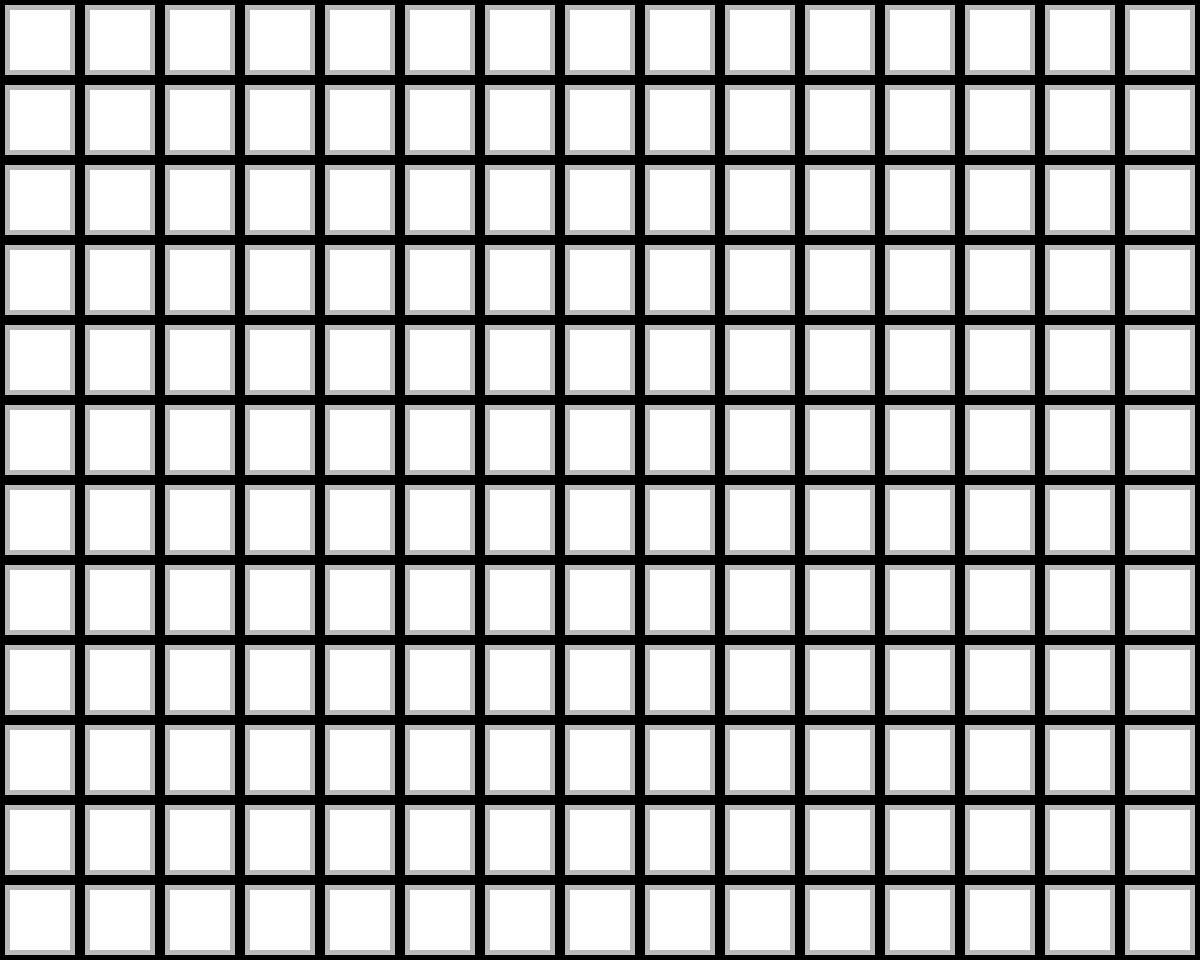
Frame 1 (no input)
Frame 60 (no input): identical to frame 1, image omitted
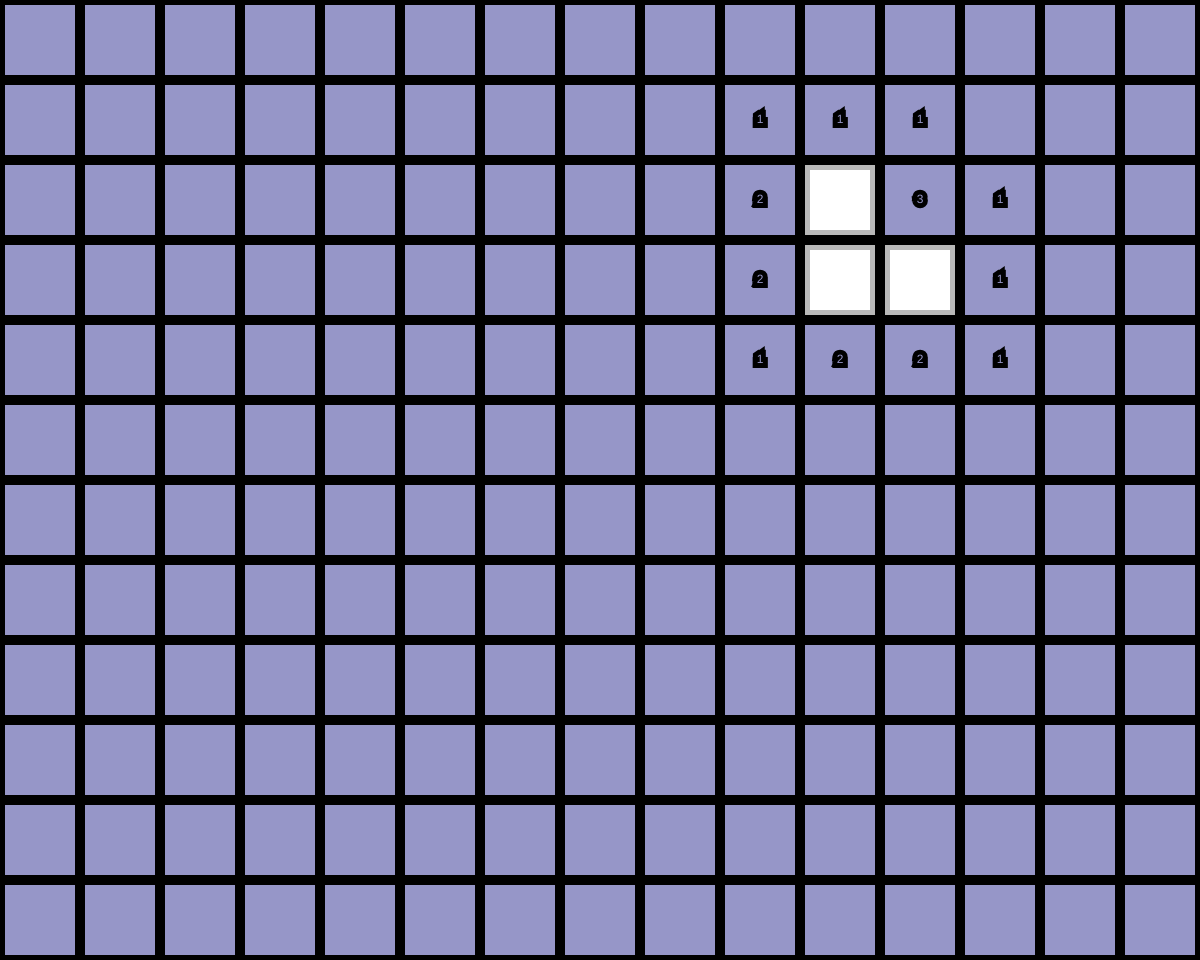
Frame 120 (the mouse pressed at the canvas centre since frame 60)

The p5.js sketch that drew these frames (run headless with seeded random() and noise() and a simulated clock; from frame 60 on, the mouse is pressed at the canvas centre):

// p5.js sketch
// ── sketch.js
var columns;
var rows;
var cellSize=80;
var grid;
var totalSurprises;
var successfullyFlagged;

//standard text sizes
var textLarge=32;
var textMed  =24;
var textSmall=16;
var textTiny =8;


function setup(){
    var canvas = createCanvas(windowWidth-windowWidth%cellSize, windowHeight-windowHeight%cellSize);
    columns= (width/cellSize);
    rows   = (height/cellSize);
    grid = make2DArray(columns, rows);
    for(var i = 0;i<grid.length;i++){
        for(var j = 0; j<grid[i].length; j++){
            // Adding +(cellSize/2) so the rectMode(CENTER) draws on screen where we expect non-center to
            grid[i][j] = new Cell((i*cellSize)+(cellSize/2),(j*cellSize)+(cellSize/2),cellSize);
        }
    }
    totalSurprises=3;
    totalFlagged=0;
    successfullyFlagged=0;


    scatterSurprises(totalSurprises);
}

function draw(){
    background(42);
    grid.forEach( function(col){
        col.forEach( cell => {
            cell.show();
        });
    });
    console.log(successfullyFlagged+" "+totalFlagged+" "+totalSurprises)

    if(successfullyFlagged==totalSurprises && successfullyFlagged==totalFlagged){
        gameOver(true);
    }
}

/////////Game Rules/////////
function keyPressed(){
    if(keyCode === ENTER){
        setup();
        loop();
    }
}

function mousePressed(){

    var x=floor(getIndexFromCellCoords(mouseX+(cellSize/2)));
    var y=floor(getIndexFromCellCoords(mouseY+(cellSize/2)));
    var cell=grid[x][y];
    if(keyIsPressed && key== ' '){
        if(cell.isFlagged() && cell.surprise !=null){
            successfullyFlagged--;
        }
        
        
        if(cell.flag()){
            totalFlagged++;
        }else{
            totalFlagged--;
        }

        if(cell.isFlagged() && cell.surprise !=null){
            successfullyFlagged++;
        }
    }else if(cell.isFlagged()){
        //TODO: do nothing... maybe flash some color?
    }else{
        reveal(cell);

        console.log(cell.surprise);

        if(cell.surprise != null){
            gameOver(false);
        }
    }
/*
    grid.forEach( function(col){
        col.forEach( cell => {
            if (cell.contains(mouseX,mouseY)){
                reveal(cell);
                console.log("CELL: "+getIndexFromCell(cell))
            }
        });
    });
*/
}

//status is bool; 0 for lose, 1 for win
function gameOver(status){
    grid.forEach( function(col){
        col.forEach( cell => {
            cell.reveal();
            })
        });
    push();
    rectMode(CENTER);
    textAlign(CENTER);
    textSize(textLarge);
    rect(width/2,height/2,textLarge*18,textLarge*4,8);
    fill(0);
    if(status){
        text("You're a winner!!!!!!! =D",width/2,(height/2)-textLarge);
        textSize(textSmall);
        text("But that's no surprise...",width/2,height/2);
    
    }else{
        text("Oh Noes!!!!!!! X_X",width/2,(height/2)-textLarge);
        textSize(textSmall);
        text("You hit a pretty bad surprise...",width/2,height/2);
    }
    textSize(textMed);
    text("Hit Enter to try again.",width/2,(height/2)+textLarge+textMed);
    pop();
    
    noLoop();
}

///////////grid
function scatterSurprises(num){
    for(i=num;i>0;i--){
        var x,y;
        do{ x=floor(random(grid.length-1));
            y=floor(random(grid[x].length-1));
        }while (grid[x][y].surprise != null);
        grid[x][y].surprise = true;
        alertNeighborCells(x,y);
    }
}

function alertNeighborCells(x,y){
    var neighbors=findNeighborCells(x,y);
    neighbors.forEach( pair => {
        grid[pair[0]][pair[1]].proximityAlert();
    })
}

//returns an array of [x,y] pairs of valid neighbor cells
//OPTIONAL cross-> Bool => 
//if true, returns neighbors from cardnial directions(up,down,left,right)
//if false or blank (null), returns complete list in a 1-layer square around cell
function findNeighborCells(x,y,ord){
    var validNeighbors=[];
    for(var i = x-1; i <= x+1; i++){
        if(i<0 || i>= grid.length){           //ouside grid array indices
            continue;
        }else{
            for(var j = y-1; j <= y+1; j++){
                if(j<0 || j>=grid[x].length   //outside grid array indices
                       || (j==y && i==x)) {   //not this cell itself
                    continue;
                }else{
                    validNeighbors.push([i,j]);
                }
            }
        }
    }
    return validNeighbors;
}

function reveal(cell){
    cell.reveal();
    if(cell.proximity == 0 && !cell.surprise){
        //uncover valid 0-labelled neighbors
        xy=getIndexFromCell(cell);
        var neighbors=findNeighborCells(xy[0],xy[1]);
        neighbors.forEach(pair =>{
            var neighbor=grid[pair[0]][pair[1]];
            if(neighbor.revealed==false && !neighbor.isFlagged()){
                reveal(neighbor);
            }
        })
    }
}

function getIndexFromCell(cell){
    var x = getIndexFromCellCoords(cell.x,cell.size);
    var y = getIndexFromCellCoords(cell.y,cell.size);
    //console.log(x+" "+y);

    return [x,y];
}

//returns the expected Array-index value for a given x OR y coordinate & standard cell size
function getIndexFromCellCoords(xORyCoord,csize){
    if(csize == null){
        csize=cellSize;//could also check size of first cell in grid as a default
    }
    return (xORyCoord-(csize/2))/csize;
}



/////////////UTILITIES//////////////
//returns a 2D-array of cols x rows
function make2DArray(cols, rows){
    var array = new Array(cols);
    for(var i = 0;i<array.length;i++){
        array[i] = new Array(rows);
    }
    return array;
}
// ── cell.js
class Cell{
    constructor(x,y,size){
        this.x=x;
        this.y=y;

        if(size!=null){
            this.size=size
        }else{
            this.size=20;
        }

        this.revealed =false;
        this.proximity=0;
        this.surprise;
        this.flagged=false;
    }

    //returns bool if a x,y coordinate is within this cell
    contains(x,y){
        //Since these squares are center-focued, we need some math magic:
        var radius = this.size/2
        var leftEdge =this.x-radius;
        var rightEdge=this.x+radius;
        var topEdge  =this.y-radius;
        var botEdge  =this.y+radius;
        //we aren't including borders in case of mis-clicks from user's eye
        if( x > leftEdge && x < rightEdge
        &&  y > topEdge  && y < botEdge ){
            return true;
        }//else
        return false;
    }

    proximityAlert(){
        this.proximity++;
    }

    reveal(){
        this.revealed=true;
        this.flagged=false;
    }

    flag(){
        if(this.flagged){
            this.flagged=false;
        }else{
            this.flagged=true;
        }
        return this.flagged;
    }

    isFlagged(){
        return this.flagged;
    }

    show(){
        push();
        rectMode(CENTER);
        textAlign(CENTER,CENTER);
        stroke(0);
        strokeWeight(floor(this.size/8));
        if(this.revealed){
            //draw a basic uncovered-background
            //show through to background instead
            if(this.surprise){
                fill(255,255,255);
                rect(this.x,this.y,this.size,this.size);
                fill(255,10,10);
                ellipse(this.x,this.y,this.size,this.size/2);
                //add shapes ot make a little surprise
            }else {
                fill(150,150,200);
                rect(this.x,this.y,this.size,this.size);
                if(this.proximity !=null && this.proximity > 0){
                    text(this.proximity,this.x,this.y);
                }
            }
        }else{//a basic un-revealed square
            fill(185);
            rect(this.x,this.y,this.size,this.size);
            noStroke();
            fill(255);
            rect(this.x,this.y,this.size-floor(this.size/4),this.size-floor(this.size/4));

            if(this.flagged){
                push();
                fill(255,0,0);
                stroke(0);
                strokeWeight(1);
                triangle(this.x-this.size/8,this.y-this.size/16,
                         this.x+this.size/8,this.y-(2*(this.size/16)),
                         this.x+this.size/8,this.y);
                line(this.x+this.size/8,this.y,this.x+this.size/8,this.y+this.size/8)
                pop();
            }
        }
        pop();
    }
}
